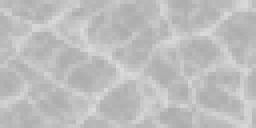
#> input picture combo/render/sword_finish_ice_assets/opacity.i8.png, 64 x 32 px (shown 4 times larger)
$ python build_sword_finish_ice.py --source ../../combo/render/sword_finish_ice_assets/opacity.i8.png
#> lines starting #> are read from the running program, lines starting #| are printed output that depends on the picture
#!/usr/bin/env python3
"""Pack the generated ice art into two small, seamless native I8 masks."""
import argparse
from pathlib import Path
from PIL import Image

ROOT = Path(__file__).resolve().parents[2]
ASSETS = ROOT / "combo/render/sword_finish_ice_assets"


def seamless(image):
    pixels = image.load()
    width, height = image.size
    for y in range(height):
        value = (pixels[0, y] + pixels[width - 1, y]) // 2
        pixels[0, y] = pixels[width - 1, y] = value
    for x in range(width):
        value = (pixels[x, 0] + pixels[x, height - 1]) // 2
        pixels[x, 0] = pixels[x, height - 1] = value
    return image


def build(source=None, check=False):
#> called with check = False
    if not check:
        ASSETS.mkdir(parents=True, exist_ok=True)
    if source:
        # Keep the full ImageGen original separately. This bounded source is
        # sufficient to reproduce the 512-byte and 2048-byte runtime masks.
        image = Image.open(source).convert("L").resize((256, 128), Image.Resampling.LANCZOS)
        image.save(ASSETS / "frost-source.png", optimize=True)
    image = Image.open(ASSETS / "frost-source.png").convert("L")
    frost = image.resize((32, 16), Image.Resampling.LANCZOS)
    values = sorted(frost.tobytes())
#> values = 512 values from 172 to 216
    low, high = values[len(values) // 50], values[-len(values) // 50]
#> low = 174; high = 210
    frost = seamless(frost.point(lambda value: max(32, min(240, 32 + (value - low) * 208 // max(1, high - low)))))
#> the loop in seamless, `for y in range(height):` made 16 passes
#> value on passes 1 to 12: 144, 153, 60, 75, 83, 109, 135, 121, 144, 80, 51, 69
#> the loop in seamless, `for x in range(width):` made 32 passes
#> value on passes 1 to 12: 138, 95, 92, 51, 74, 115, 127, 118, 159, 187, 115, 72
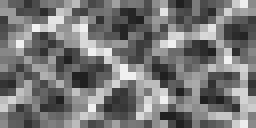
#> frost: PIL image 32x16 L (shown 8 times larger); min 32, max 240, mean 119.1
    opacity = image.resize((64, 32), Image.Resampling.LANCZOS)
    opacity = seamless(opacity.point(lambda value: 150 + value * 90 // 255))
#> the loop in seamless (call 2), `for y in range(height):` made 32 passes
#> value on passes 1 to 12: 216, 217, 220, 216, 212, 212, 214, 214, 213, 215, 215, 215
#> the loop in seamless (call 2), `for x in range(width):` made 64 passes
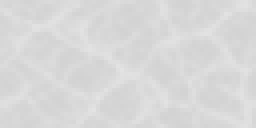
#> opacity: PIL image 64x32 L (shown 4 times larger); min 210, max 227, mean 216.3
    textures = (("sSwordFinishIceFrostTex", "frost.i8.png", frost),
                ("sSwordFinishIceOpacityTex", "opacity.i8.png", opacity))
    lines = ["// Generated by scripts/assets/build_sword_finish_ice.py; native I8 bytes.",
             "#pragma once", "#include <cstdint>", "", "// clang-format off"]
    for name, filename, texture in textures:
        path = ASSETS / filename
        if check:
            with Image.open(path) as current:
                if current.mode != texture.mode or current.size != texture.size or current.tobytes() != texture.tobytes():
                    raise SystemExit(f"Generated ice texture is stale: {path}")
        else:
            texture.save(path, optimize=True)
        data = texture.tobytes()
        lines.append(f"alignas(8) static const uint8_t {name}[{len(data)}] = {{")
        lines.extend("    " + ", ".join(f"0x{value:02X}" for value in data[start:start + 16]) + ","
                     for start in range(0, len(data), 16))
        lines += ["};", ""]
    lines.append("// clang-format on\n")
    path = ROOT / "combo/render/SwordFinishIceData.h"
    header = "\n".join(lines)
    if check:
        if path.read_text() != header:
            raise SystemExit(f"Generated ice header is stale: {path}")
    else:
        path.write_text(header)
    print(("Validated" if check else "Packed") +
          " seamless finish ice: 32x16 I8 frost + 64x32 I8 opacity, 2560 bytes total")


if __name__ == "__main__":
    parser = argparse.ArgumentParser(description=__doc__)
    group = parser.add_mutually_exclusive_group()
    group.add_argument("--source", type=Path)
    group.add_argument("--check", action="store_true", help="Validate generated pixels and header without writing files")
    args = parser.parse_args()
    build(args.source, args.check)
